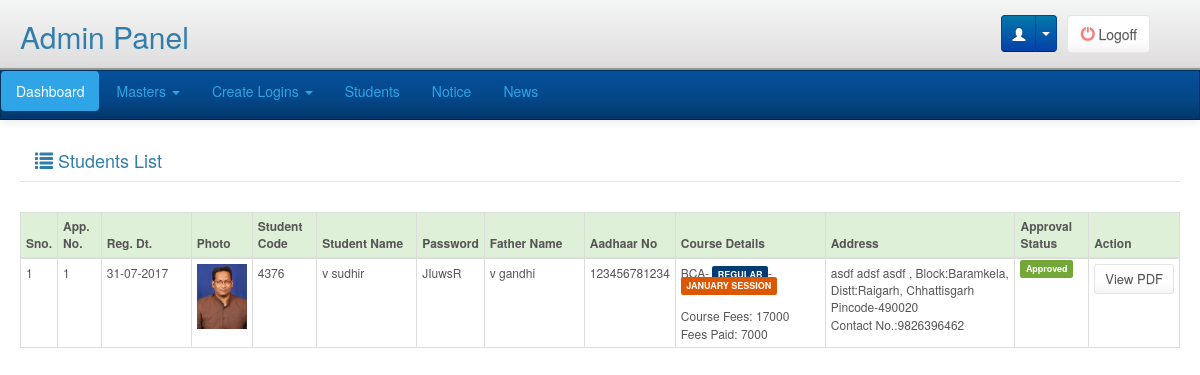
Before: /adminpanel/students/index.php (signed in) with the older database file.
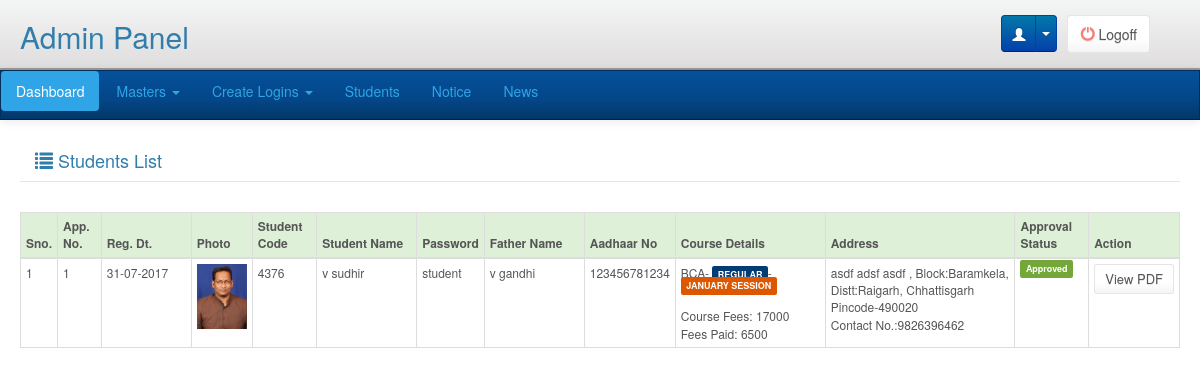
After: the same page with the newer database file.
### tables this page shows
CREATE TABLE `student_master` (
  `Student_Id` int(11) NOT NULL,
  `Reg_Date` date NOT NULL,
  `Application_No` int(11) NOT NULL,
  `Student_Code` int(11) NOT NULL,
  `Password` varchar(50) NOT NULL,
  `Student_Name` varchar(75) NOT NULL,
  `DOB` date NOT NULL,
  `Gender` tinyint(4) NOT NULL,
  `Father_Name` varchar(75) NOT NULL,
  `Mother_Name` varchar(75) NOT NULL,
  `Religion` varchar(10) NOT NULL,
  `Caste` varchar(10) NOT NULL,
  `Phisical_Status` tinyint(4) NOT NULL,
  `Aadhaar_No` varchar(15) NOT NULL,
  `Education` varchar(15) NOT NULL,
  `Course_Id` smallint(6) NOT NULL,
  `Mode` varchar(15) NOT NULL,
  `Session` varchar(15) NOT NULL,
  `About_Fee_Deposite` text NOT NULL,
  `Block_Id` int(11) NOT NULL,
  `Address` varchar(300) NOT NULL,
  `Pincode` varchar(15) NOT NULL,
  `Contact_No` varchar(15) NOT NULL,
  `Email` varchar(50) NOT NULL,
  `Bank_Name` varchar(75) NOT NULL,
  `Account_No` varchar(30) NOT NULL,
  `Bank_Address` varchar(300) NOT NULL,
  `IFSC_Code` varchar(20) NOT NULL,
  `Photo` varchar(75) NOT NULL,
  `Signature` varchar(75) NOT NULL,
  `Gaurdian_Signature` varchar(75) NOT NULL,
  `CM_Id` smallint(6) NOT NULL,
  `Reference` varchar(75) NOT NULL,
  `Registration_No` int(11) NOT NULL,
  `Entry_No` int(11) NOT NULL,
  `Approval_Status` tinyint(4) NOT NULL,
  `Status` tinyint(4) NOT NULL
);

CREATE TABLE `course_master` (
  `Course_Id` smallint(6) NOT NULL,
  `Course_Name` varchar(50) NOT NULL,
  `Learning_Fee` int(11) NOT NULL,
  `Registration_Fee` int(11) NOT NULL,
  `Exam_Fee` int(11) NOT NULL
);

CREATE TABLE `block_master` (
  `Block_Id` int(11) NOT NULL,
  `Block_Name` varchar(50) NOT NULL,
  `District_Id` smallint(6) NOT NULL
);

CREATE TABLE `district_master` (
  `District_Id` smallint(6) NOT NULL,
  `State_Id` tinyint(4) NOT NULL,
  `District_Name` varchar(100) NOT NULL
);

CREATE TABLE `state_master` (
  `State_Id` tinyint(4) NOT NULL,
  `State_Name` varchar(100) NOT NULL
);

### libraries/classes/DBConn.php (called while the page is built, shortened)
<?php
class DBConn  extends Conn {
	 function ExecuteQuery($userQuery)
	{
		$result= mysql_query($userQuery);
                $num_fields = mysql_num_fields($result);
				$obj = array();
				$x=1;
				while($row=mysql_fetch_array($result)){
				  for($j=0;$j<$num_fields;$j++){
					 $name = mysql_field_name($result, $j);
					 $obj[$x][$name]=$row[$name];
					}
					$x++;
					}
     return $obj;
	}
}
?>

### adminpanel/students/index.php (the view, shortened to what this page needs)
<?php
require_once(PATH_LIBRARIES.'/classes/DBConn.php');
include(PATH_ADMIN_INCLUDE.'/header.php');
$db = new DBConn();
$getstudent=$db->ExecuteQuery("SELECT Student_Id, DATE_FORMAT(Reg_Date,'%d-%m-%Y') AS Reg_Date, Application_No, Student_Code, Student_Name, Password,  Father_Name, Aadhaar_No, Course_Name, Mode, Session, CASE WHEN Mode='regular' THEN (Learning_Fee + Registration_Fee + Exam_Fee) WHEN Mode='online' THEN (Learning_Fee + Registration_Fee + Exam_Fee) WHEN Mode='private' THEN Exam_Fee END AS Total_Fees, (SELECT SUM(Paid_Amt) FROM fees_payment WHERE Student_Id IN(SELECT Student_Id FROM student_master)) AS Paid_Amt, Address, Block_Name, District_Name, State_Name, Pincode, Contact_No, Email, Bank_Name, Account_No, Bank_Address, IFSC_Code, Photo, Signature, Gaurdian_Signature, CASE WHEN Approval_Status=0 THEN 'Pending' WHEN Approval_Status=1 THEN 'Approved' WHEN Approval_Status=2 THEN 'Cancelled' END Approval_Status
FROM student_master st
LEFT JOIN course_master c ON st.Course_Id = c.Course_Id
LEFT JOIN block_master b ON st.Block_Id = b.Block_Id
LEFT JOIN district_master d ON b.District_Id = d.District_Id
LEFT JOIN state_master s ON d.State_Id = s.State_Id
ORDER BY Student_Id DESC");
?>
<div class="main">
	<div class="page-title">
        <div>
            <div class="col-lg-5 pull-left"><h4><i class="glyphicon glyphicon-list"></i> Students List</h4></div>
        </div>
        <div class="clearfix">&nbsp;</div>
    </div>
    <div class="table-responsive" style="overflow: auto;">
            	<table class="table table-hover table-bordered table-condensed" >
                  <thead>
                    <tr class="success">
                      <th>Sno.</th>
                      <th>App. No.</th>
                      <th width="90">Reg. Dt.</th>
                      <th>Photo</th>
                      <th>Student Code</th>
                      <th width="100">Student Name</th>
                      <th>Password</th>
                      <th width="100">Father Name</th>
                      <th>Aadhaar No</th>
                      <th width="150">Course Details</th>
                      <th>Address</th>
                      <th>Approval Status</th>
                      <th>Action</th>
                    </tr>
                  </thead>
                  <tbody>
                    <?php
                        $i=1;
                        foreach($getstudent as $getstudentVal){ ?>
                    <tr>
                      <td><?php echo $i;?></td>
                      <td><?php echo $getstudentVal['Application_No']; ?></td>
                      <td><?php echo $getstudentVal['Reg_Date']; ?></td>
                      <td><img width="50px;" src="<?php echo PATH_DATA_IMAGE ?>/student/thumb/<?php echo $getstudentVal['Photo'];?>" alt="" /></td>
                      <td><?php echo $getstudentVal['Student_Code'];?></td>
                      <td><?php echo $getstudentVal['Student_Name'];?></td>
                      <td><?php echo $getstudentVal['Password'];?></td>
                      <td><?php echo $getstudentVal['Father_Name'];?></td>
                      <td><?php echo $getstudentVal['Aadhaar_No'];?></td>
                      <td><?php echo $getstudentVal['Course_Name'].'- <span class="label label-info">'.strtoupper($getstudentVal['Mode']).'</span>- <span class="label label-warning">'.strtoupper($getstudentVal['Session']).' SESSION</span><br><br>Course Fees: '.$getstudentVal['Total_Fees'].'<br>Fees Paid: '.$getstudentVal['Paid_Amt'];?></td>
                      <td><?php echo $getstudentVal['Address'].', Block:'.$getstudentVal['Block_Name'].', Distt:'.$getstudentVal['District_Name'].', '.$getstudentVal['State_Name'].' Pincode-'.$getstudentVal['Pincode'];?><br />Contact No.:<?php echo $getstudentVal['Contact_No'] ?></td>
                      <td><span class="label <?php echo $getstudentVal['Approval_Status']=='Pending'?'label-warning': ($getstudentVal['Approval_Status']=='Approved'?'label-success':'label-danger');?>"><?php echo $getstudentVal['Approval_Status'];?></span></td>
                      <td>
                      <?php if($getstudentVal['Approval_Status']=='Pending'){ ?>
                      <button type="button" id="<?php echo $getstudentVal['Student_Id']; ?>" class="btn btn-xs btn-success status">Approve</button>
                      <?php } if($getstudentVal['Approval_Status']!='Pending'){?>
                      <button type="button" id="pdf-<?php echo $getstudentVal['Student_Id']; ?>" class="btn btn-xs btn-default status">View PDF</button>
                      <?php } ?>
                      </td>
                    </tr>
                    <?php $i++;} ?>
                  </tbody>
                </table>
            </div>
</div>

Changed rows visible on the page:
changed student_master "v sudhir": Password "JIuwsR" → "student"; Paid_Amt "7000" → "6500"
